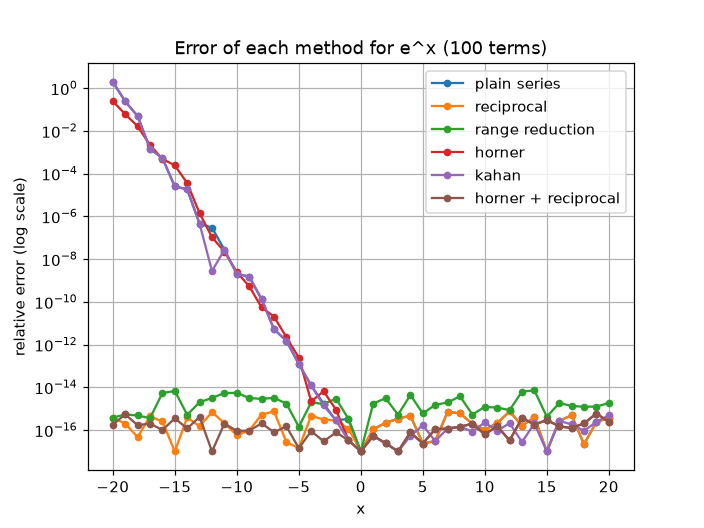

Source code (Python):
# graph1.py
# Draws: relative error vs x for every method, using the data in results.csv

import pandas as pd              # reads the CSV into a table
import matplotlib.pyplot as plt  # draws the graph


# Step 1: load the data

# results.csv must be in the same folder as this file.
# Columns: x, method, terms, result, relative_error, correct_digits, time_us
df = pd.read_csv("results.csv")

# Step 2: draw one line per method

# df["method"].unique() gives each method name once:
# "plain series", "reciprocal", "range reduction", ...
for name in df["method"].unique():

    # Keep only the rows that belong to this method
    # (read it as: "rows where the method column equals name")
    rows = df[df["method"] == name]

    # A log axis cannot show 0, and some methods get an error of exactly 0.
    # clip(lower=1e-17) raises any value below 1e-17 up to 1e-17,
    # so those points sit at the bottom of the graph instead of vanishing.
    errors = rows["relative_error"].clip(lower=1e-17)

    # Draw this method's line: x on the horizontal axis, error on the vertical.
    # marker="o" puts a dot on every data point, label=name feeds the legend.
    plt.plot(rows["x"], errors, marker="o", markersize=4, label=name)


# Step 3: make the graph readable

plt.yscale("log")                 # errors range from 1e-16 to 1, so use a log scale
plt.xlabel("x")                   # what the horizontal axis means
plt.ylabel("relative error (log scale)")
plt.title("Error of each method for e^x (100 terms)")
plt.legend()                      # box that says which colour is which method
plt.grid(True)                    # light grid lines to help read values


# Step 4: save and show

# Save BEFORE show(): show() clears the figure, so a save after it is blank.
plt.savefig("graph1.png", dpi=110)
plt.show()
